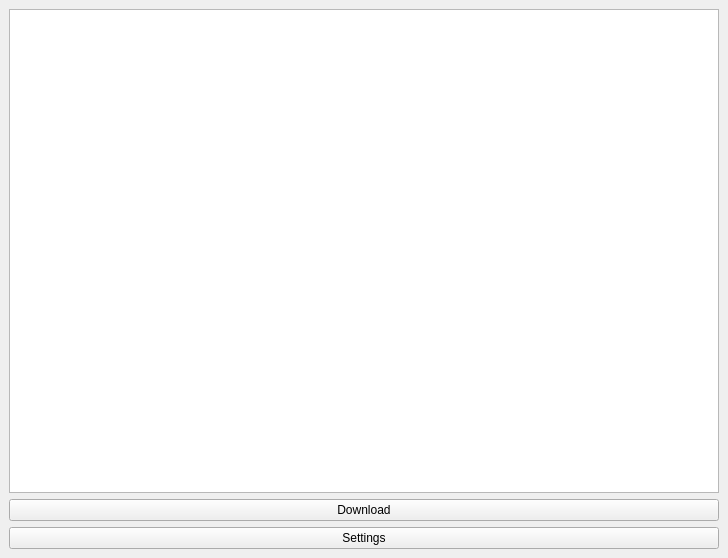
<?xml version="1.0" encoding="UTF-8"?>
<ui version="4.0">
 <class>Tree</class>
 <widget class="QMainWindow" name="Tree">
  <property name="geometry">
   <rect>
    <x>0</x>
    <y>0</y>
    <width>728</width>
    <height>558</height>
   </rect>
  </property>
  <property name="windowTitle">
   <string>MainWindow</string>
  </property>
  <widget class="QWidget" name="centralwidget">
   <layout class="QVBoxLayout" name="verticalLayout">
    <item>
     <widget class="QTreeWidget" name="treeWidget">
      <attribute name="headerVisible">
       <bool>false</bool>
      </attribute>
      <column>
       <property name="text">
        <string notr="true">1</string>
       </property>
      </column>
     </widget>
    </item>
    <item>
     <widget class="QPushButton" name="download_btn">
      <property name="text">
       <string>Download</string>
      </property>
     </widget>
    </item>
    <item>
     <widget class="QPushButton" name="setting_btn">
      <property name="text">
       <string>Settings</string>
      </property>
     </widget>
    </item>
   </layout>
  </widget>
 </widget>
 <resources/>
 <connections/>
</ui>
